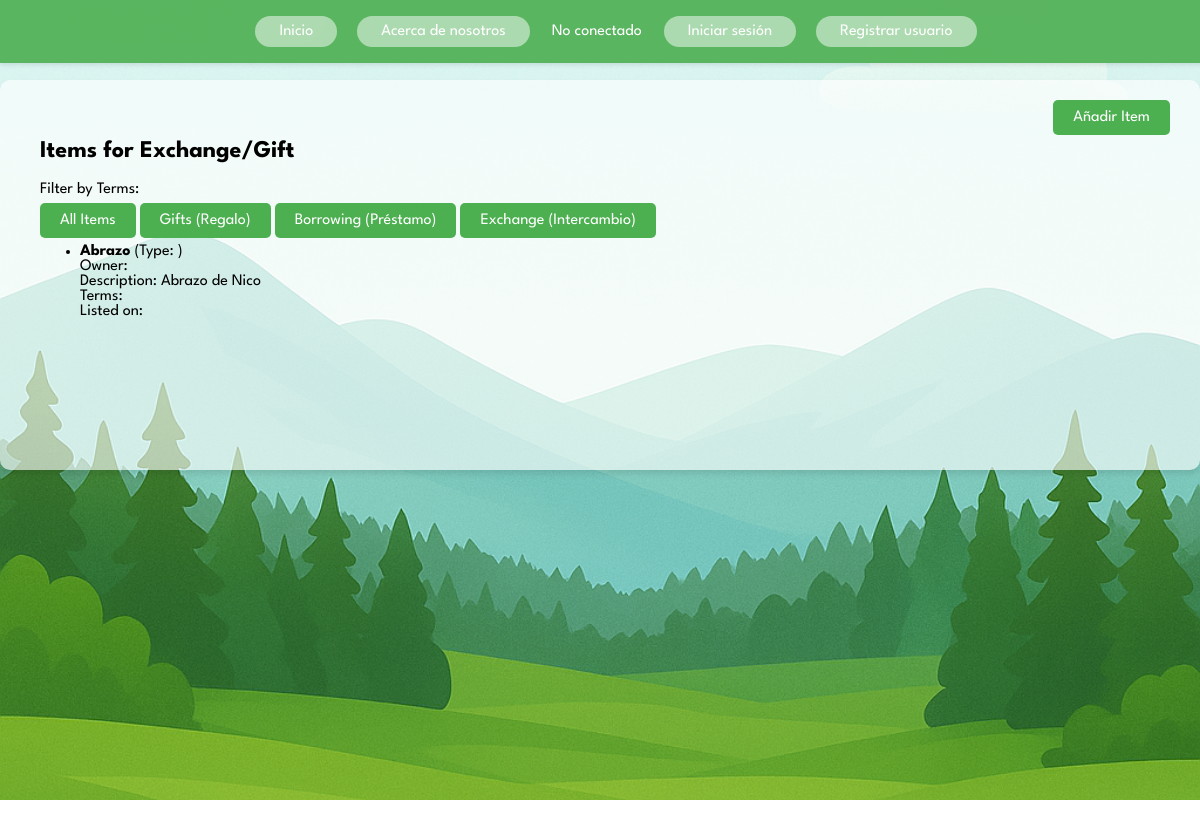
/items, run on an earlier commit of the app's database.
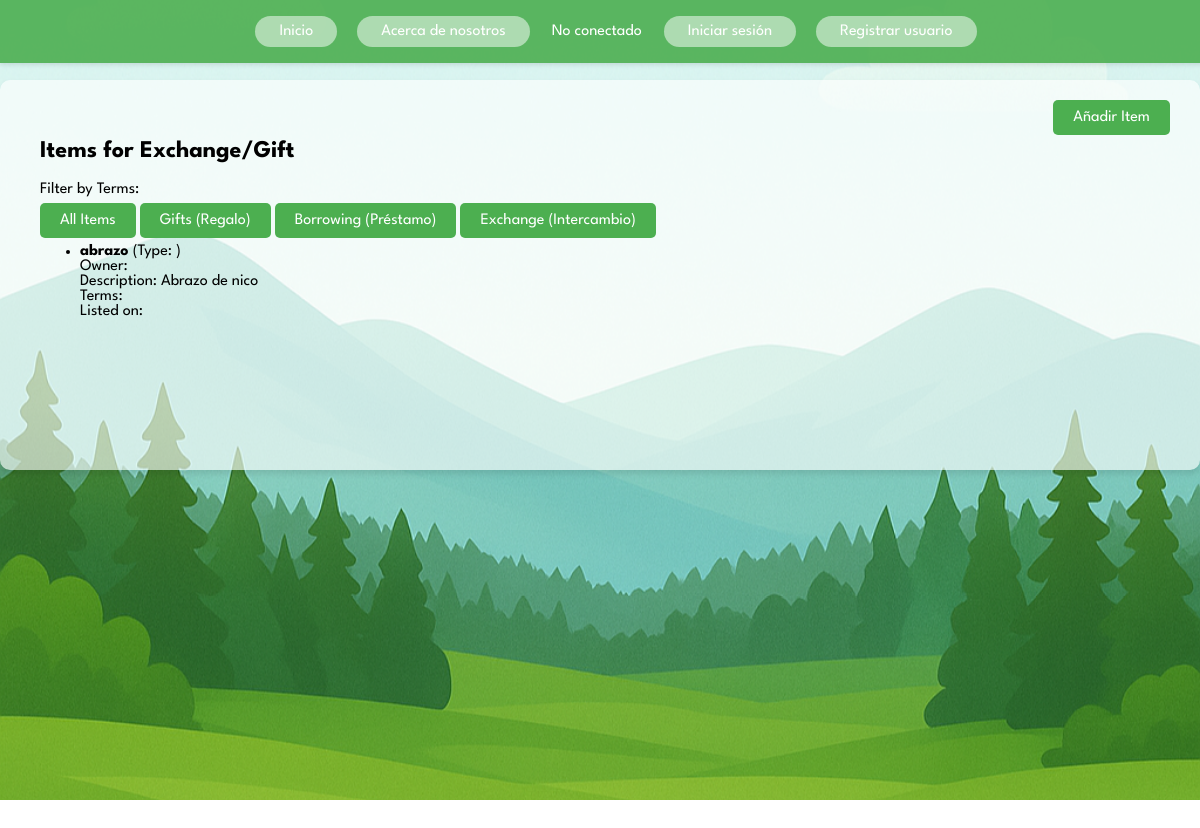
And on a later commit of the database.
### tables this page shows
CREATE TABLE items (
                item_id INTEGER PRIMARY KEY AUTOINCREMENT,
                user_id INTEGER,
                name TEXT NOT NULL,
                description TEXT NOT NULL,
                item_type TEXT NOT NULL, -- ropa, libros, hogar, otros
                item_terms TEXT NOT NULL, --gift, loan, exchange (CAN'T BE SOLD)
                item_status TEXT DEFAULT 'available', --available, borrowed, unavailable
                creation_date TEXT DEFAULT CURRENT_TIMESTAMP,
                FOREIGN KEY (user_id) REFERENCES users(user_id) ON DELETE CASCADE,
                UNIQUE (user_id, name, item_type)
            );

### app.py (the view)
@app.route('/items')
def view_items():
    item_terms = request.args.get('terms')
    result = logic.view_items_logic(item_terms)
    if result['status'] == 'success':
        items = result.get('data', [])
        return render_template('view_items.html', items=items, current_filter=item_terms)
    else:
        flash(result['message'], result['status'])
        return render_template('view_items.html', items=[], current_filter=item_terms)

### app.py (called while the page is built)
@app.context_processor
def inject_session():
    return dict(session=session)

### db_conn.py (called while the page is built)
def create_connection():
    conn = None
    try:
        conn = sqlite3.connect('comunidad_verde.db')
    except sqlite3.Error as e:
        print(f"Error connecting to database: {e}")
    return conn

### logic.py (called while the page is built)
def view_items_logic(item_type=None, item_terms=None, user_id=None):
    items = db_operator.get_available_items(item_type=item_type, item_terms=item_terms, user_id=user_id)
    if items is None:
        return {"status": "error", "message": "Failed to retrieve items."}
    else:
        return {"status": "success", "data": items}

### templates/view_items.html (shortened to what this page needs)
{% extends "base.html" %}
{% block content %}
<div class="items-container">
    <div class="add-item-button">
        <a href="{{ url_for('add_item') }}" class="btn btn-primary">Añadir Item</a>
    </div>
    <h2>Items for Exchange/Gift</h2>
    <div class="filter-section">
        <p>Filter by Terms:</p>
        <div class="filter-buttons">
            <a href="{{ url_for('view_items') }}" class="btn">All Items</a>
            <a href="{{ url_for('view_items', terms='gift') }}" class="btn">Gifts (Regalo)</a>
            <a href="{{ url_for('view_items', terms='loan') }}" class="btn">Borrowing (Préstamo)</a>
            <a href="{{ url_for('view_items', terms='exchange') }}" class="btn">Exchange (Intercambio)</a>
        </div>
    </div>
    {% if items %}
        <ul>
            {% for item in items %}
                <li>
                    <strong>{{ item.name }}</strong> (Type: {{ item.type }})<br>
                    Owner: {{ item.owner }}<br>
                    Description: {{ item.description }}<br>
                    Terms: {{ item.terms }}<br>
                    Listed on: {{ item.listed_on }}
                </li>
            {% endfor %}
        </ul>
    {% else %}
        <p>No items found.</p>
    {% endif %}
</div>
{% endblock %}

### templates/base.html (shortened to what this page needs)
<!DOCTYPE html>
<html lang="en">
<head>
    <link rel="stylesheet" href="{{ url_for('static', filename='styles.css') }}">
    <link rel="stylesheet" href="https://unpkg.com/leaflet@1.7.1/dist/leaflet.css" />
</head>
<body data-logged-in="{% if 'entity_type' in session %}true{% else %}false{% endif %}">
    <div id="background-container"></div>
    <nav>
        <div class="nav-right">
            <a href="{{ url_for('index') }}">Inicio</a>
            <a href="{{ url_for('about') }}">Acerca de nosotros</a>
            {% if 'entity_type' in session %}
                <span class="user-info">
                    Logged in as: <strong>{{ session.name }}</strong> ({{ session.entity_type }}) |
                    Points: {{ session.points | default('N/A') }} |
                    <a href="{{ url_for('logout') }}">Logout</a>
                </span>
                <a href="{{ url_for('profile') }}">Mi perfil</a>
                <a href="{{ url_for('view_events') }}">Eventos</a>
                <a href="{{ url_for('view_items') }}">Items</a>
                <a href="{{ url_for('view_organizations') }}">Organizaciones</a>
                <a href="{{ url_for('view_map') }}">Mapa</a>
                {% if session.entity_type == 'user' %}
                    <a href="{{ url_for('register_org') }}">Registrar Org</a>
                {% endif %}
            {% else %}
                <span class="user-info">No conectado</span>
                <a href="{{ url_for('login') }}">Iniciar sesión</a>
                <a href="{{ url_for('register_user') }}">Registrar usuario</a>
            {% endif %}
        </div>
    </nav>
    <div class="container">
        {% block content %}{% endblock %}
    </div>
</body>
</html>

### static/styles.css (style rules this page uses)
body { margin: 0; padding: 0; font-family: 'League Spartan', sans-serif; background: transparent !important; min-height: 100vh; position: relative; }
h1, h2, h3, p, nav, a, button { font-family: 'League Spartan', sans-serif; }
nav { background-color: rgba(76, 175, 80, 0.9); padding: 1rem; text-align: center; position: fixed; top: 0; width: 100%; z-index: 1000; box-shadow: 0 2px 4px rgba(0,0,0,0.1); }
nav a { display: inline-block; color: white; text-decoration: none; padding: 8px 24px; margin: 0 8px; border-radius: 20px; background-color: rgba(255, 255, 255, 0.5); transition: all 0.3s ease; white-space: nowrap; }
.user-info { color: white; margin: 0 10px; }
.container { position: relative; z-index: 1; background: rgba(255, 255, 255, 0.625); margin: 80px auto; padding: 20px; border-radius: 10px; max-width: 1200px; box-shadow: 0 4px 6px rgba(0, 0, 0, 0.1); min-height: 350px; }
#background-container { position: fixed; top: 0; left: 0; width: 100%; height: 100vh; z-index: -1; background-size: cover; opacity: 1; }

### templates/view_items.html (style rules this page uses)
.items-container { position: relative; padding: 20px; }
.add-item-button { position: absolute; top: 10px; right: 10px; }
.btn { background-color: #4CAF50; color: white; padding: 10px 20px; text-decoration: none; border-radius: 5px; font-size: 1em; }

What changed in the data, as far as the page shows it:
no longer on this page (row unchanged): items: name "Abrazo", description "Abrazo de Nico"
added items: name "abrazo", description "Abrazo de nico"
